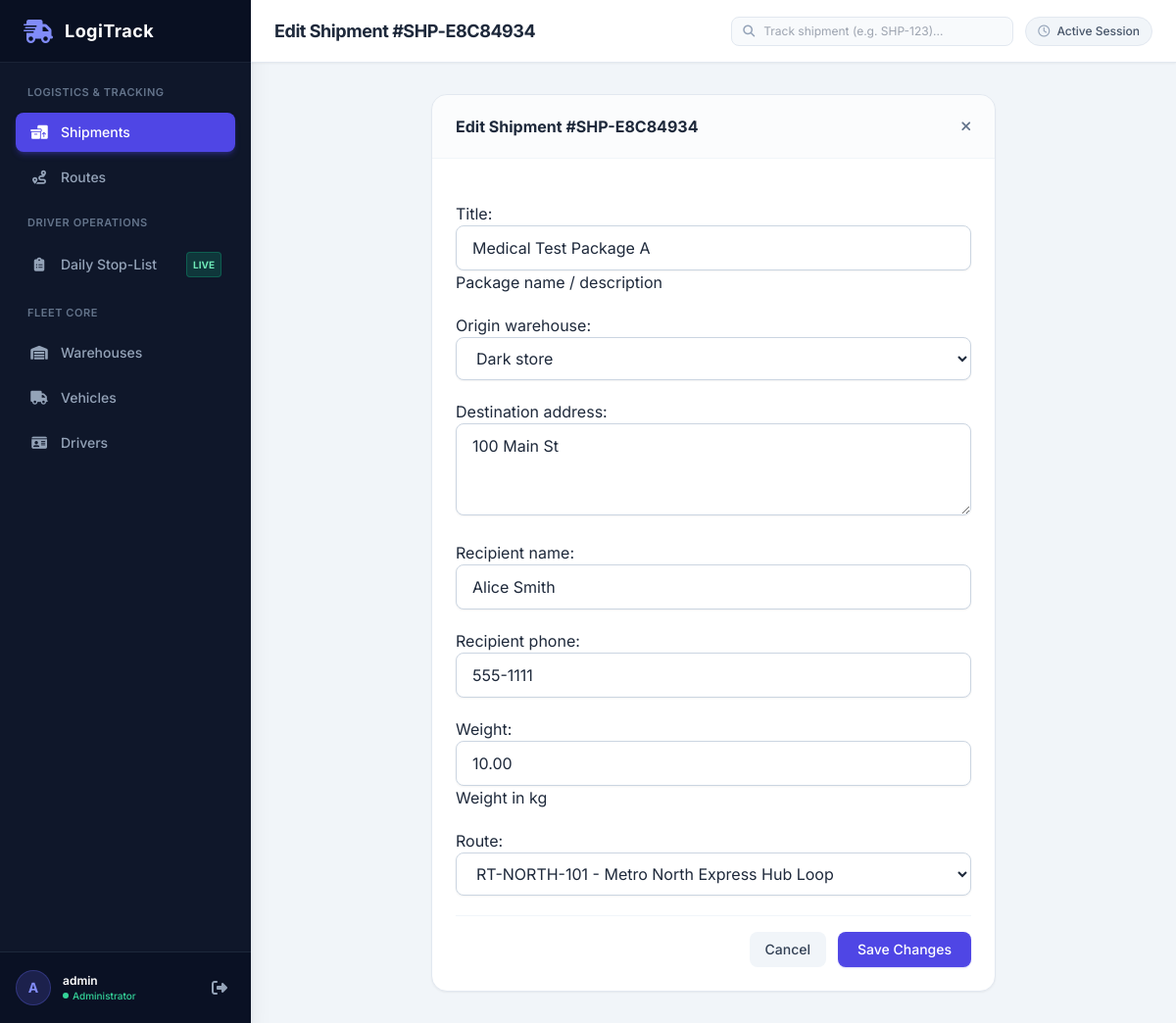
The app's page /shipment/6/edit/ (signed in) with its own data.
### fleet_management/models.py (models this page shows, shortened)
class Shipment(models.Model):
    STATUS_PROCESSING = 'PROCESSING'
    STATUS_DISPATCHED = 'DISPATCHED'
    STATUS_IN_TRANSIT = 'IN_TRANSIT'
    STATUS_DELIVERED = 'DELIVERED'
    STATUS_CANCELLED = 'CANCELLED'
    STATUS_CHOICES = (
        (STATUS_PROCESSING, 'Processing'),
        (STATUS_DISPATCHED, 'Dispatched'),
        (STATUS_IN_TRANSIT, 'In Transit'),
        (STATUS_DELIVERED, 'Delivered'),
        (STATUS_CANCELLED, 'Cancelled'),
    )
    ALLOWED_TRANSITIONS = {
        STATUS_PROCESSING: [STATUS_DISPATCHED, STATUS_CANCELLED],
        STATUS_DISPATCHED: [STATUS_IN_TRANSIT, STATUS_PROCESSING, STATUS_CANCELLED],
        STATUS_IN_TRANSIT: [STATUS_DELIVERED, STATUS_CANCELLED],
        STATUS_DELIVERED: [],
        STATUS_CANCELLED: [],
    }
    tracking_number = models.CharField(max_length=50, unique=True, editable=False)
    title = models.CharField(max_length=150, help_text="Package name / description")
    origin_warehouse = models.ForeignKey(Warehouse, on_delete=models.PROTECT, related_name='origin_shipments')
    destination_address = models.TextField()
    recipient_name = models.CharField(max_length=100)
    recipient_phone = models.CharField(max_length=30)
    weight = models.DecimalField(max_digits=10, decimal_places=2, help_text="Weight in kg")
    route = models.ForeignKey(Route, on_delete=models.SET_NULL, null=True, blank=True, related_name='shipments')
    status = models.CharField(max_length=20, choices=STATUS_CHOICES, default=STATUS_PROCESSING)
    created_at = models.DateTimeField(auto_now_add=True)
    updated_at = models.DateTimeField(auto_now=True)
    delivered_at = models.DateTimeField(null=True, blank=True)

### fleet_management/views.py (the view)
# urls.py: path('shipment/<int:pk>/edit/', views.edit_shipment, name='edit_shipment'),
@login_required
@user_passes_test(is_dispatcher_or_manager)
def edit_shipment(request, pk):
    shipment = get_object_or_404(Shipment, pk=pk)
    if request.method == 'POST':
        form = ShipmentForm(request.POST, instance=shipment)
        if form.is_valid():
            form.save()
            messages.success(request, f"Shipment #{shipment.tracking_number} updated.")
            return redirect('shipment_detail', pk=shipment.pk)
    else:
        form = ShipmentForm(instance=shipment)
    return render(request, 'fleet_management/form_page.html', {'form': form, 'title': f'Edit Shipment #{shipment.tracking_number}', 'active_tab': 'shipments'})

### fleet_management/forms.py
class ShipmentForm(forms.ModelForm):
    class Meta:
        model = Shipment
        fields = ['title', 'origin_warehouse', 'destination_address', 'recipient_name', 'recipient_phone', 'weight', 'route']
        widgets = {
            'title': forms.TextInput(attrs={'class': input_css, 'placeholder': 'e.g. Retail Package / Electronics Batch #12'}),
            'origin_warehouse': forms.Select(attrs={'class': input_css}),
            'destination_address': forms.Textarea(attrs={'class': input_css, 'rows': 3, 'placeholder': 'Street, Building, City, ZIP Code...'}),
            'recipient_name': forms.TextInput(attrs={'class': input_css, 'placeholder': 'e.g. Sarah Connor'}),
            'recipient_phone': forms.TextInput(attrs={'class': input_css, 'placeholder': '+1 (555) 234-5678'}),
            'weight': forms.NumberInput(attrs={'class': input_css, 'step': '0.01', 'placeholder': 'Weight in kg'}),
            'route': forms.Select(attrs={'class': input_css}),
        }

### fleet_management/models.py (called while the page is built)
    def __str__(self):
        return self.name

    def __str__(self):
        return f"{self.route_code} - {self.name}"

### fleet_management/views.py (called while the page is built)
def is_dispatcher_or_manager(user):
    if user.is_superuser:
        return True
    return user.groups.filter(name__in=['DISPATCHER', 'MANAGER']).exists()

### fleet_management/templates/fleet_management/form_page.html (shortened to what this page needs)
{% extends 'base.html' %}
{% block header_title %}{{ title }}{% endblock %}
{% block content %}
<div class="max-w-xl mx-auto">
    <div class="bg-white rounded-2xl border border-slate-200 shadow-sm overflow-hidden">
        <div class="px-6 py-5 border-b border-slate-100 bg-slate-50/50 flex items-center justify-between">
            <h2 class="text-base font-bold text-slate-800">{{ title }}</h2>
            <a href="/?tab={{ active_tab|default:'warehouses' }}" class="text-xs text-slate-500 hover:text-slate-700">
                <i class="fa-solid fa-xmark text-sm"></i>
            </a>
        </div>
        <form method="post" class="p-6 space-y-5">
            {{ form.as_p }}
            <div class="pt-4 border-t border-slate-100 flex items-center justify-end space-x-3">
                <a href="/?tab={{ active_tab|default:'warehouses' }}" class="px-4 py-2 bg-slate-100 hover:bg-slate-200 text-slate-700 text-sm font-medium rounded-lg transition">
                    Cancel
                </a>
                <button type="submit" class="px-5 py-2 bg-indigo-600 hover:bg-indigo-700 text-white text-sm font-medium rounded-lg shadow-sm shadow-indigo-600/20 transition">
                    Save Changes
                </button>
            </div>
        </form>
    </div>
</div>
{% endblock %}

### templates/base.html (shortened to what this page needs)
<!DOCTYPE html>
<html lang="en">
<head>
    <script src="https://cdn.tailwindcss.com"></script>
    <link rel="stylesheet" href="https://cdnjs.cloudflare.com/ajax/libs/font-awesome/6.4.0/css/all.min.css">
</head>
<body class="bg-slate-100 text-slate-800 antialiased min-h-screen flex flex-col md:flex-row">
    {% if user.is_authenticated %}
    <aside class="w-full md:w-64 bg-slate-900 text-slate-300 flex-shrink-0 flex flex-col justify-between shadow-xl">
        <div>
            <div class="h-16 flex items-center px-6 bg-slate-950/40 border-b border-slate-800/80">
                <i class="fa-solid fa-truck-fast text-indigo-400 text-2xl mr-3"></i>
                <span class="font-bold text-lg tracking-wide text-white">LogiTrack</span>
            </div>
            <nav class="p-4 space-y-1.5">
                <div class="px-3 py-1.5 text-[11px] font-semibold text-slate-500 uppercase tracking-wider">Logistics & Tracking</div>
                <a href="/?tab=shipments" class="flex items-center justify-between px-3.5 py-2.5 rounded-lg text-sm font-medium transition-all duration-150 {% if active_tab == 'shipments' or not active_tab %}bg-indigo-600 text-white shadow-md shadow-indigo-600/30{% else %}hover:bg-slate-800 hover:text-white text-slate-400{% endif %}">
                    <div class="flex items-center">
                        <i class="fa-solid fa-boxes-packing w-5 text-center mr-3 {% if active_tab == 'shipments' or not active_tab %}text-white{% else %}text-slate-400{% endif %}"></i>
                        <span>Shipments</span>
                    </div>
                </a>
                <a href="/?tab=routes" class="flex items-center justify-between px-3.5 py-2.5 rounded-lg text-sm font-medium transition-all duration-150 {% if active_tab == 'routes' %}bg-indigo-600 text-white shadow-md shadow-indigo-600/30{% else %}hover:bg-slate-800 hover:text-white text-slate-400{% endif %}">
                    <div class="flex items-center">
                        <i class="fa-solid fa-route w-5 text-center mr-3 {% if active_tab == 'routes' %}text-white{% else %}text-slate-400{% endif %}"></i>
                        <span>Routes</span>
                    </div>
                </a>
                <div class="pt-3 px-3 py-1.5 text-[11px] font-semibold text-slate-500 uppercase tracking-wider">Driver Operations</div>
                <a href="{% url 'driver_portal' %}" class="flex items-center justify-between px-3.5 py-2.5 rounded-lg text-sm font-medium transition-all duration-150 {% if active_tab == 'driver_portal' %}bg-indigo-600 text-white shadow-md shadow-indigo-600/30{% else %}hover:bg-slate-800 hover:text-white text-slate-400{% endif %}">
                    <div class="flex items-center">
                        <i class="fa-solid fa-clipboard-list w-5 text-center mr-3 {% if active_tab == 'driver_portal' %}text-white{% else %}text-slate-400{% endif %}"></i>
                        <span>Daily Stop-List</span>
                    </div>
                    <span class="text-[10px] uppercase font-bold px-1.5 py-0.5 rounded bg-emerald-500/20 text-emerald-300 border border-emerald-500/30">Live</span>
                </a>
                <div class="pt-3 px-3 py-1.5 text-[11px] font-semibold text-slate-500 uppercase tracking-wider">Fleet Core</div>
                <a href="/?tab=warehouses" class="flex items-center justify-between px-3.5 py-2.5 rounded-lg text-sm font-medium transition-all duration-150 {% if active_tab == 'warehouses' %}bg-indigo-600 text-white shadow-md shadow-indigo-600/30{% else %}hover:bg-slate-800 hover:text-white text-slate-400{% endif %}">
                    <div class="flex items-center">
                        <i class="fa-solid fa-warehouse w-5 text-center mr-3 {% if active_tab == 'warehouses' %}text-white{% else %}text-slate-400{% endif %}"></i>
                        <span>Warehouses</span>
                    </div>
                </a>
                <a href="/?tab=vehicles" class="flex items-center justify-between px-3.5 py-2.5 rounded-lg text-sm font-medium transition-all duration-150 {% if active_tab == 'vehicles' %}bg-indigo-600 text-white shadow-md shadow-indigo-600/30{% else %}hover:bg-slate-800 hover:text-white text-slate-400{% endif %}">
                    <div class="flex items-center">
                        <i class="fa-solid fa-truck w-5 text-center mr-3 {% if active_tab == 'vehicles' %}text-white{% else %}text-slate-400{% endif %}"></i>
                        <span>Vehicles</span>
                    </div>
                </a>
                <a href="/?tab=drivers" class="flex items-center justify-between px-3.5 py-2.5 rounded-lg text-sm font-medium transition-all duration-150 {% if active_tab == 'drivers' %}bg-indigo-600 text-white shadow-md shadow-indigo-600/30{% else %}hover:bg-slate-800 hover:text-white text-slate-400{% endif %}">
                    <div class="flex items-center">
                        <i class="fa-solid fa-id-card w-5 text-center mr-3 {% if active_tab == 'drivers' %}text-white{% else %}text-slate-400{% endif %}"></i>
                        <span>Drivers</span>
                    </div>
                </a>
            </nav>
        </div>
        <div class="p-4 border-t border-slate-800 bg-slate-950/30">
            <div class="flex items-center justify-between">
                <div class="flex items-center space-x-3 overflow-hidden">
                    <div class="w-9 h-9 rounded-full bg-indigo-500/20 text-indigo-400 border border-indigo-500/30 flex items-center justify-center font-bold text-sm">
                        {{ user.username|first|upper }}
                    </div>
                    <div class="truncate">
                        <p class="text-xs font-semibold text-white truncate">{{ user.username }}</p>
                        <p class="text-[10px] text-emerald-400 font-medium flex items-center">
                            <span class="w-1.5 h-1.5 rounded-full bg-emerald-400 inline-block mr-1"></span>
                            {% if user.is_superuser %}Administrator
                            {% elif user.groups.first %}{{ user.groups.first.name|title }}
                            {% else %}Staff{% endif %}
                        </p>
                    </div>
                </div>
                <a href="{% url 'logout' %}" title="Logout" class="p-2 text-slate-400 hover:text-rose-400 transition hover:bg-slate-800 rounded-lg">
                    <i class="fa-solid fa-right-from-bracket"></i>
                </a>
            </div>
        </div>
    </aside>
    {% endif %}
    <div class="flex-1 flex flex-col min-w-0">
        {% if user.is_authenticated %}
        <header class="h-16 bg-white border-b border-slate-200 px-6 flex items-center justify-between sticky top-0 z-10 shadow-sm gap-4">
            <div class="flex items-center space-x-4">
                <h1 class="text-lg font-bold text-slate-800 tracking-tight">
                    {% block header_title %}Fleet & Logistics Hub{% endblock %}
                </h1>
            </div>
            <div class="flex items-center space-x-3">
                <form method="get" action="{% url 'track_shipment_lookup' %}" class="relative hidden sm:block">
                    <span class="absolute inset-y-0 left-0 pl-3 flex items-center text-slate-400 pointer-events-none">
                    </span>
                    <input type="text" name="tracking" placeholder="Track shipment (e.g. SHP-123)..."
                        class="w-56 lg:w-72 pl-8 pr-4 py-1.5 text-xs bg-slate-50 border border-slate-200 rounded-lg focus:bg-white focus:ring-2 focus:ring-indigo-500 focus:border-indigo-500 transition">
                </form>
                <span class="text-xs font-medium bg-slate-100 text-slate-600 px-3 py-1.5 rounded-full border border-slate-200 whitespace-nowrap">
                    <i class="fa-regular fa-clock mr-1 text-slate-400"></i> Active Session
                </span>
            </div>
        </header>
        {% endif %}
        <main class="flex-1 p-6 md:p-8 overflow-y-auto">
            {% block content %}{% endblock %}
        </main>
    </div>
</body>
</html>

### templates/base.html (style rules this page uses)
body { font-family: 'Inter', sans-serif; }

### records on screen
Shipment: title "Medical Test Package A", origin_warehouse "Dark store", destination_address "100 Main St", recipient_name "Alice Smith", recipient_phone "555-1111", weight "10.00", route "RT-NORTH-101 - Metro North Express Hub Loop"

### other values on screen
{{ user.username|first|upper }} "A"
{{ user.username }} "admin"
{{ title }} "Edit Shipment #SHP-E8C84934"
